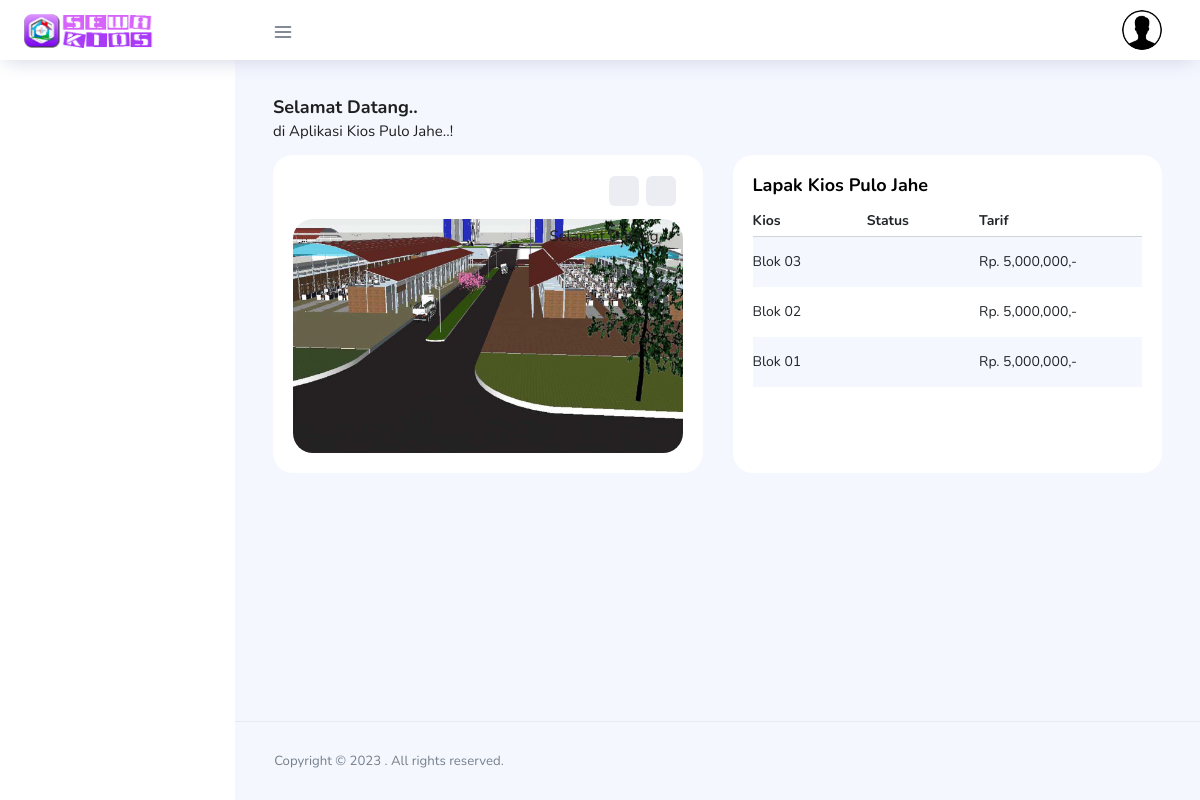
The page / on the database its author committed.
### tables this page shows
CREATE TABLE `setting_web` (
  `id` int(1) NOT NULL,
  `title` varchar(50) NOT NULL,
  `keyword` varchar(50) NOT NULL,
  `email` varchar(50) NOT NULL,
  `telp` varchar(12) NOT NULL,
  `fb` varchar(35) NOT NULL,
  `twit` varchar(35) NOT NULL,
  `alamat` varchar(50) NOT NULL,
  `logo` varchar(20) NOT NULL
);

CREATE TABLE `cover` (
  `id_cover` int(3) NOT NULL,
  `judul` varchar(50) NOT NULL,
  `foto` varchar(20) NOT NULL
);

CREATE TABLE `kios` (
  `idk` int(11) NOT NULL,
  `kd_kios` varchar(15) NOT NULL,
  `nama_kios` varchar(25) NOT NULL,
  `status` enum('kosong','isi') NOT NULL,
  `biaya` bigint(12) NOT NULL,
  `keterangan` text NOT NULL
);

### utama.php (the view, shortened to what this page needs)
<?php
if (empty ($_SESSION['akses'])) {
?>
          <div class="row">
            <div class="col-md-12 grid-margin">
              <div class="row">
                <div class="col-12 col-xl-8 mb-4 mb-xl-0">
                  <h4 class="font-weight-bold">Selamat Datang..</h4>
<h6 class="font-weight-normal mb-0"> di Aplikasi <?php echo $file['title'];?>..!</h6>
                </div>
              </div>
            </div>
          </div>
         <div class="row">
            <div class="col-md-6 grid-margin stretch-card">
              <div class="card position-relative">
                <div class="card-body">
                  <div id="detailedReports" class="carousel slide detailed-report-carousel position-static pt-2" data-ride="carousel">
                    <div class="carousel-inner">
<?php
$view=mysqli_query($GLOBALS["___mysqli_ston"], "SELECT * FROM cover WHERE id_cover='4'");
while($data=mysqli_fetch_array($view)){
?>
                      <div class="carousel-item active">
                        <div class="row">
                          <div class="col-md-12 col-xl-12">
                            <div class="row">
                              <div class="col-md-12 mt-3">
<div class="card-people mt-auto">
                  <img src="images/cover/<?php echo $data['foto']; ?>" />
                  <div class="weather-info">
                    <div class="d-flex">
                      <div class="ml-2">
                        <h6 class="font-weight-normal"><?php echo $data['judul']; ?></h6>
                      </div>
                    </div>
				</div>
</div>
                              </div>
                            </div>
                          </div>
                        </div>
                      </div>
<?php
}
?>
                    </div>
                    <a class="carousel-control-prev" href="#detailedReports" role="button" data-slide="prev">
                      <span class="carousel-control-prev-icon" aria-hidden="true"></span>
                    </a>
                    <a class="carousel-control-next" href="#detailedReports" role="button" data-slide="next">
                      <span class="carousel-control-next-icon" aria-hidden="true"></span>
                    </a>
</div>
</div>
</div>
</div>
            <div class="col-md-6 stretch-card grid-margin">
              <div class="card">
                <div class="card-body">
                  <p class="card-title mb-0">Lapak <?php echo $file['title'];?></p>
                  <div class="table-responsive">
                    <table class="table table-striped table-borderless">
                      <thead>
                        <tr>
                          <th class="pl-0  pb-2 border-bottom">Kios</th>
                          <th class="border-bottom pb-2">Status</th>
                           <th class="border-bottom pb-2">Tarif</th>
                        </tr>
                      </thead>
                      <tbody>
<?php
$view=mysqli_query($GLOBALS["___mysqli_ston"], "SELECT * FROM kios ORDER BY idk DESC");
while($data=mysqli_fetch_array($view)){
?>
<tr>
<td class="pl-0"><?php echo $data['nama_kios'];?></td>
<td class="font-weight-medium">
?></td>
<td>Rp. <?php echo number_format($data['biaya']) ?>,-</td>
</tr>
<?php
}
?>
                      </tbody>
                    </table>
                  </div>
                </div>
              </div>
            </div>
</div>
<?php
}
?>

### index.php (shortened to what this page needs)
<?php
$setting=mysqli_query($GLOBALS["___mysqli_ston"], "SELECT * FROM setting_web");
$file=mysqli_fetch_array($setting);
?>
<!DOCTYPE html>
<html lang="en">
<head>
  <link rel="stylesheet" href="vendors/feather/feather.css">
  <link rel="stylesheet" href="vendors/ti-icons/css/themify-icons.css">
  <link rel="stylesheet" href="vendors/css/vendor.bundle.base.css">
  <link rel="stylesheet" href="vendors/datatables.net-bs4/dataTables.bootstrap4.css">
  <link rel="stylesheet" href="vendors/ti-icons/css/themify-icons.css">
  <link rel="stylesheet" href="vendors/dropify/css/dropify.min.css" media="all">
  <link rel="stylesheet" type="text/css" href="js/select.dataTables.min.css">
  <link rel="stylesheet" href="css/vertical-layout-light/style.css">
</head>
<body>
  <div class="container-scroller">
    <nav class="navbar col-lg-12 col-12 p-0 fixed-top d-flex flex-row">
      <div class="text-center navbar-brand-wrapper d-flex align-items-center justify-content-center">
        <a class="navbar-brand brand-logo mr-5" href="index.php"><img src="images/brand.png" class="mr-2" alt="logo"/></a>
      </div>
      <div class="navbar-menu-wrapper d-flex align-items-center justify-content-end">
        <button class="navbar-toggler navbar-toggler align-self-center" type="button" data-toggle="minimize">
          <span class="icon-menu"></span>
        </button>
        <ul class="navbar-nav mr-lg-2">
          <li class="nav-item nav-search d-none d-lg-block">
            <div class="input-group">
            </div>
          </li>
        </ul>
        <ul class="navbar-nav navbar-nav-right">
        <?php include "head.php"; ?>
        </ul>
      </div>
    </nav>
    <div class="container-fluid page-body-wrapper">
      <nav class="sidebar sidebar-offcanvas" id="sidebar">
      </nav>
      <div class="main-panel">
        <div class="content-wrapper">
		<?php include "konten.php"; ?>
        </div>
        <footer class="footer">
          <div class="d-sm-flex justify-content-center justify-content-sm-between">
<span class="text-muted text-center text-sm-left d-block d-sm-inline-block">Copyright © <?php echo date('Y');?> . All rights reserved.</span>
          </div>
        </footer>
      </div>
    </div>
  </div>
</body>
</html>

### head.php (shortened to what this page needs)
<?php
if (empty ($_SESSION['akses'])) {
?>
          <li class="nav-item nav-profile dropdown">
            <a class="nav-link dropdown-toggle" href="#" data-toggle="dropdown" id="profileDropdown">
			<img src="foto_admin/akun.png" alt="Default" />
            </a>
          </li>
<?php
}
?>

### konten.php
<?php
$module = $_GET['module'];
if ($module == 'kios'){
	include "modul/mod_kios/kios.php";
}
elseif ($module == 'input_kios'){
	include "modul/mod_kios/input_kios.php";
}
elseif ($module == 'penyewa'){
	include "modul/mod_penyewa/penyewa.php";
}
elseif ($module == 'input_penyewa'){
	include "modul/mod_penyewa/input_penyewa.php";
}
elseif ($module == 'detail_penyewa'){
	include "modul/mod_penyewa/detail_penyewa.php";
}
elseif ($module == 'notifikasi'){
	include "modul/mod_penyewa/notifikasi.php";
}
elseif ($module == 'pembayaran'){
	include "modul/mod_pembayaran/pembayaran.php";
}
elseif ($module == 'data_pembayaran'){
	include "modul/mod_pembayaran/data_pembayaran.php";
}
elseif ($module == 'input_pembayaran'){
	include "modul/mod_pembayaran/input_pembayaran.php";
}
elseif ($module == 'bayar_kios'){
	include "modul/mod_pembayaran/bayar_kios.php";
}
elseif ($module == 'detail_pembayaran'){
	include "modul/mod_pembayaran/detail_pembayaran.php";
}
elseif ($module == 'edit_pembayaran'){
	include "modul/mod_pembayaran/edit_pembayaran.php";
}
elseif ($module == 'bank'){
	include "modul/mod_bank/bank.php";
}
elseif ($module == 'input_bank'){
	include "modul/mod_bank/input_bank.php";
}
elseif ($module == 'laporan'){
	include "modul/mod_laporan/laporan.php";
}
elseif ($module == 'kontak'){
	include "modul/mod_kontak/kontak.php";
}
elseif ($module == 'input_pesan'){
	include "modul/mod_kontak/input_pesan.php";
}
elseif ($module == 'inbox'){
	include "modul/mod_kontak/inbox.php";
}
elseif ($module == 'inboxq'){
	include "modul/mod_kontak/inboxq.php";
}
elseif ($module == 'detail_inbox'){
	include "modul/mod_kontak/detail_inbox.php";
}
elseif ($module == 'input_cover'){
	include "modul/mod_setting/input_cover.php";
}
elseif ($module == 'cover'){
	include "modul/mod_setting/cover.php";
}
elseif ($module == 'input_setting'){
	include "modul/mod_setting/input_setting.php";
}
elseif ($module == 'setting'){
	include "modul/mod_setting/setting.php";
}
elseif ($module == 'profil'){
	include "modul/mod_admin/profil.php";
}
elseif ($module == 'profile'){
	include "modul/mod_admin/profile.php";
}
elseif ($module == 'input_admin'){
	include "modul/mod_admin/input_admin.php";
}
elseif ($module == 'admin'){
	include "modul/mod_admin/admin.php";
}
elseif ($module == 'update_akun'){
	include "modul/mod_admin/update_akun.php";
}
elseif ($module == 'petunjuk'){
	include "modul/mod_bank/petunjuk.php";
}
else{
include "utama.php";
}
?>

### rows shown on the page
setting_web: title "Kios Pulo Jahe"
cover: foto (picture), judul "Selamat Datang"
kios: nama_kios "Blok 03", biaya "5,000,000"
kios: nama_kios "Blok 02", biaya "5,000,000"
kios: nama_kios "Blok 01", biaya "5,000,000"
